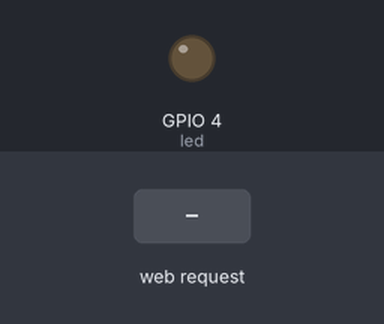
Bench run of a sketch on a simulated ESP8266 (NodeMCU). Parts: output pins drawn as LEDs (lit = HIGH). The inputs (shaded band) are chosen by the test bench. WiFi joins after 1.5 s; servers stay silent unless stated; what the sketch prints to the serial monitor is not drawn.

Above: at 2.7 s.
2.8 s: HTTP request GET /gpio4/1 received
At 3.8 s:
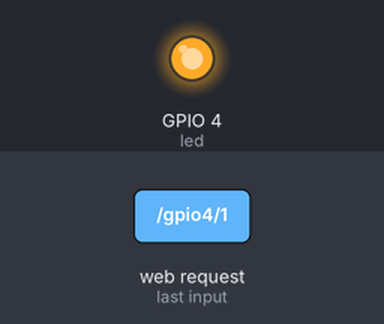
4.3 s: HTTP request GET /gpio4/0 received
At 5.0 s:
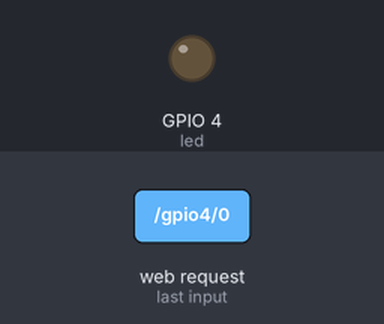
Timing chart, 0 to 7.3 s (numbered marks = the images above; inputs shaded):
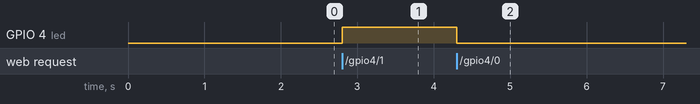

Measured:
- after the input at 2.8 s, GPIO 4 (led): LOW → HIGH at once
- after the input at 4.3 s, GPIO 4 (led): HIGH → LOW at once

The sketch:

ControlServer_fix_ip.ino
```cpp
#include <ESP8266WiFi.h> //เรียกใช้ไลบรารีไวไฟ

const char* ssid = "your-ssid"; //SSID (Service Set Identifier) ชื่อของเครือข่ายไวไฟ
const char* password = "your-password"; //PASSWORD  รหัสผ่านของเครือข่าย

#define led 4 //gpio4 pin-4, d2

int value;

WiFiServer server(80);

void setup() {
  //เริ่มส่งข้อความไปยังคอมพิวเตอร์ด้วยพอรต์ซีเรียลมอนิเตอร์
  Serial.begin(115200);
  Serial.println();

  pinMode(led, OUTPUT);
  digitalWrite(led, 0);

  //เริ่มเชื่อมต่อเครือข่าย
  WiFi.mode(WIFI_STA);
  WiFi.begin(ssid, password);

  Serial.print("Connecting WiFi..");
  Serial.println(ssid);
  Serial.println();

  WiFi.config(IPAddress(192, 168, 1, 39), IPAddress(192, 168, 1, 1), IPAddress(255, 255, 255, 0));

  //รอให้ไวไฟเขื่อมต่อ
  while (WiFi.status() != WL_CONNECTED) {
    Serial.print("Attempting WiFi Connection");
    delay(500);
    Serial.print(".");
  }

  //ให้แสดงผลทางพอร์ตซีเรียลมอนิเตอร์
  Serial.println();
  Serial.print("Connection Successful");
  Serial.println("");

  // Start the server
  server.begin();
  Serial.println("Server started");

  Serial.print("SSID: ");
  Serial.println(WiFi.SSID());

  Serial.print("IP Address: ");
  Serial.println(WiFi.localIP());

}

void loop() {
  WiFiClient client = server.available();
  if (!client) {
    return;
  }
  Serial.println("new client");

  client.setTimeout(5000);

  String request = client.readStringUntil('\r');
  Serial.println("request: ");
  Serial.println(request);

  if (request.indexOf("/gpio4/0") != -1) {
    value = 0;
  } else if (request.indexOf("/gpio4/1") != -1) {
    value = 1;
  } else {
    Serial.println("invalid request");
    value = digitalRead(led);
  }

  digitalWrite(led, value);

  while (client.available()) {
    client.read();
  }

  //ส่ง request response ไปยังไคลเอ็นต์
  client.print("HTTP/1.1 200 OK\r\n");
  client.print("Content-Type: text/html\r\n\r\n");
  client.print("<!DOCTYPE HTML>\r\n<html>\r\n<head>");
  client.print("<meta charset=\"utf-8\">");
  client.print("\r\n<meta name=\"viewport\"  ");
  client.print("content=\"width=device-width, ");
  client.print("initial-scale=1.0\">");
  client.print("\r\n<TITLE>NodeMCU</TITLE>\r\n</head>\r\n");
  client.print("<BODY>");
  client.print("<CENTER><br>\r\nLED (GPIO4): ");
  client.print(value ? "ON" : "OFF");
  client.print("\r\n<br><br><a href='http://");
  client.print(WiFi.localIP());
  client.print("/gpio4/1'><button>ON</button></a>\r\n");
  client.print("&nbsp;&nbsp<a href='http://");
  client.print(WiFi.localIP());
  client.print("/gpio4/0'><button>OFF</button></a><br>");
  client.print("\r\n<br><br> HTTP Communication.\r\n</CENTER></BODY></html>");

  Serial.println("Disconnecting from client");

}
```
